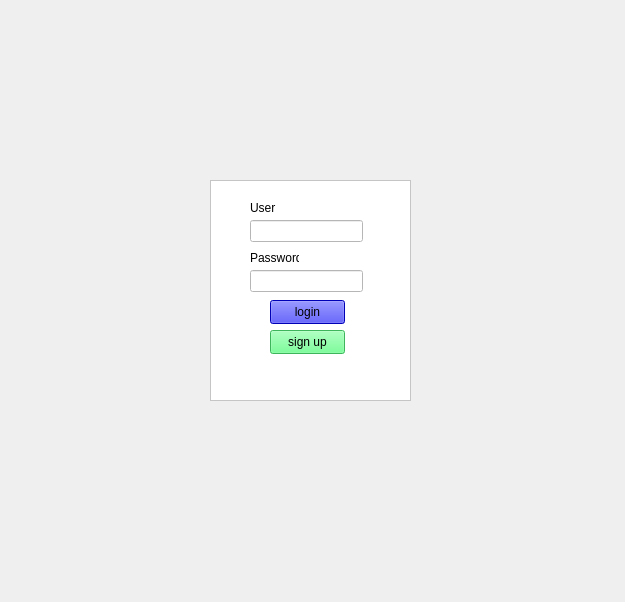
<?xml version="1.0" encoding="UTF-8"?>
<ui version="4.0">
 <class>MainWindow</class>
 <widget class="QMainWindow" name="MainWindow">
  <property name="geometry">
   <rect>
    <x>0</x>
    <y>0</y>
    <width>625</width>
    <height>602</height>
   </rect>
  </property>
  <property name="cursor">
   <cursorShape>PointingHandCursor</cursorShape>
  </property>
  <property name="windowTitle">
   <string>MainWindow</string>
  </property>
  <property name="styleSheet">
   <string notr="true"/>
  </property>
  <widget class="QWidget" name="centralwidget">
   <widget class="QFrame" name="frame">
    <property name="geometry">
     <rect>
      <x>210</x>
      <y>180</y>
      <width>201</width>
      <height>221</height>
     </rect>
    </property>
    <property name="styleSheet">
     <string notr="true">background-color: rgb(255, 255, 255);</string>
    </property>
    <property name="frameShape">
     <enum>QFrame::Shape::StyledPanel</enum>
    </property>
    <property name="frameShadow">
     <enum>QFrame::Shadow::Raised</enum>
    </property>
    <widget class="QPushButton" name="btn_login">
     <property name="geometry">
      <rect>
       <x>60</x>
       <y>120</y>
       <width>75</width>
       <height>24</height>
      </rect>
     </property>
     <property name="cursor">
      <cursorShape>PointingHandCursor</cursorShape>
     </property>
     <property name="styleSheet">
      <string notr="true">background-color: rgb(0, 0, 255);</string>
     </property>
     <property name="text">
      <string>login</string>
     </property>
    </widget>
    <widget class="QLabel" name="txt_user">
     <property name="geometry">
      <rect>
       <x>40</x>
       <y>20</y>
       <width>49</width>
       <height>16</height>
      </rect>
     </property>
     <property name="text">
      <string>User</string>
     </property>
    </widget>
    <widget class="QLineEdit" name="le_user">
     <property name="geometry">
      <rect>
       <x>40</x>
       <y>40</y>
       <width>113</width>
       <height>22</height>
      </rect>
     </property>
    </widget>
    <widget class="QLabel" name="txt_password">
     <property name="geometry">
      <rect>
       <x>40</x>
       <y>70</y>
       <width>49</width>
       <height>16</height>
      </rect>
     </property>
     <property name="text">
      <string>Password</string>
     </property>
    </widget>
    <widget class="QLineEdit" name="le_password">
     <property name="geometry">
      <rect>
       <x>40</x>
       <y>90</y>
       <width>113</width>
       <height>22</height>
      </rect>
     </property>
     <property name="echoMode">
      <enum>QLineEdit::EchoMode::Password</enum>
     </property>
    </widget>
    <widget class="QPushButton" name="btn_signup">
     <property name="geometry">
      <rect>
       <x>60</x>
       <y>150</y>
       <width>75</width>
       <height>24</height>
      </rect>
     </property>
     <property name="styleSheet">
      <string notr="true">background-color: rgb(85, 255, 127);</string>
     </property>
     <property name="text">
      <string>sign up</string>
     </property>
    </widget>
   </widget>
   <widget class="QLabel" name="label">
    <property name="geometry">
     <rect>
      <x>0</x>
      <y>0</y>
      <width>801</width>
      <height>601</height>
     </rect>
    </property>
    <property name="styleSheet">
     <string notr="true">background-image: url(:/foto/lan4.jpg);</string>
    </property>
    <property name="text">
     <string/>
    </property>
   </widget>
   <zorder>label</zorder>
   <zorder>frame</zorder>
  </widget>
 </widget>
 <resources>
  <include location="foto.qrc"/>
 </resources>
 <connections/>
</ui>
